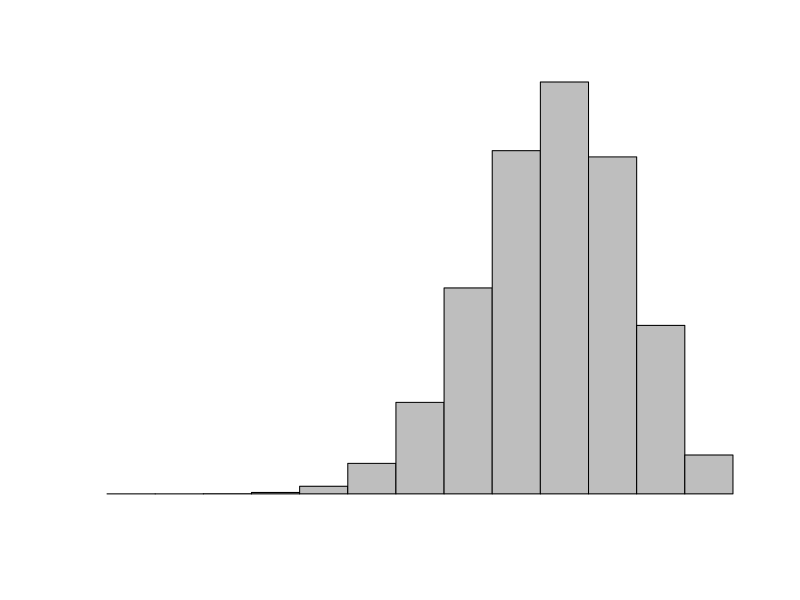

Reproduce this figure in R. (Note: this script raises an error after producing the figure.)
# probability of flipping heads 3 times in 5 flips
dbinom(3, 5, 0.5)
# probability of flipping heads 5 times in a row
dbinom(5, 5, 0.5)
# ... 100 times
dbinom(100, 100, 0.5)

# 16.1
stations = 13
p = 0.75

barplot(dbinom(x = 1:stations, size = stations, prob = p),
        names.arg = 0:stations, space = 0,
        xlab = "x", ylab = "Pr(X = x)")

dbinom(x = 13, size = stations, prob = p)

1 - pbinom(q = 9, size = stations, prob = p)

sum(dbinom(8:11, stations, p))
pbinom(11, stations, p) - pbinom(7, stations, p)

pbinom(8, stations, p)

visits <- rbinom(10, stations, p)

# probability of n successes
mu.X <- stations * p

# variance of n successes
sigma.X <- sqrt(mu.X * (1 - p))

# 16.2
1 - ppois(q = 100, lambda = 107)

dpois(x = 0, lambda = 107)

barplot(ppois(60:150, 107), ylim = 0:1, space = 0,
        names.arg = 60:150, ylab = "Pr(X=x)", xlab = "x")

traffic <- rpois(n = 260, lambda = 107)
hist(traffic, xlim = c(60, 150))

# 16.3
trees.min = 3
trees.max = 70

punif(q = 5.5, min = trees.min, max = trees.max)

b <- qunif(p = 1 - .15, min = trees.min, max = trees.max)
b

trees.mu = (trees.min + trees.max) / 2
trees.sigma = sqrt((trees.max - trees.min)^2 / 12)

punif(trees.mu + .5 * trees.sigma, trees.min, trees.max) -
  punif(tree.mu - .5 * trees.sigma, trees.min, trees.max)

d <- dunif(trees.mu, trees.min, trees.max)
plot(c(trees.min, trees.max), rep(d, 2),
     type = "o", pch = 19,
     xlim = c(trees.min - 1, trees.max + 1), ylim = c(0, d),
     ylab = "f(x)", xlab = "x")
abline(h = 0, lty = 2)
segments(c(trees.min - 5, trees.max + 5, trees.min, trees.max),
         rep(0, 4), rep(c(trees.min, trees.max), 2),
         rep(c(0, d), each=2), lty = rep(1:2, each = 2))
points(c(trees.min, trees.max), c(0, 0))

# sim.b seems to be closer to b
sim.a <- runif(n = 10, min = trees.min, trees.max)
quantile(x = f.a, probs = 1 - .15)

sim.b <- runif(1000, trees.min, trees.max)
quantile(f.b, probs = 1 - .15)